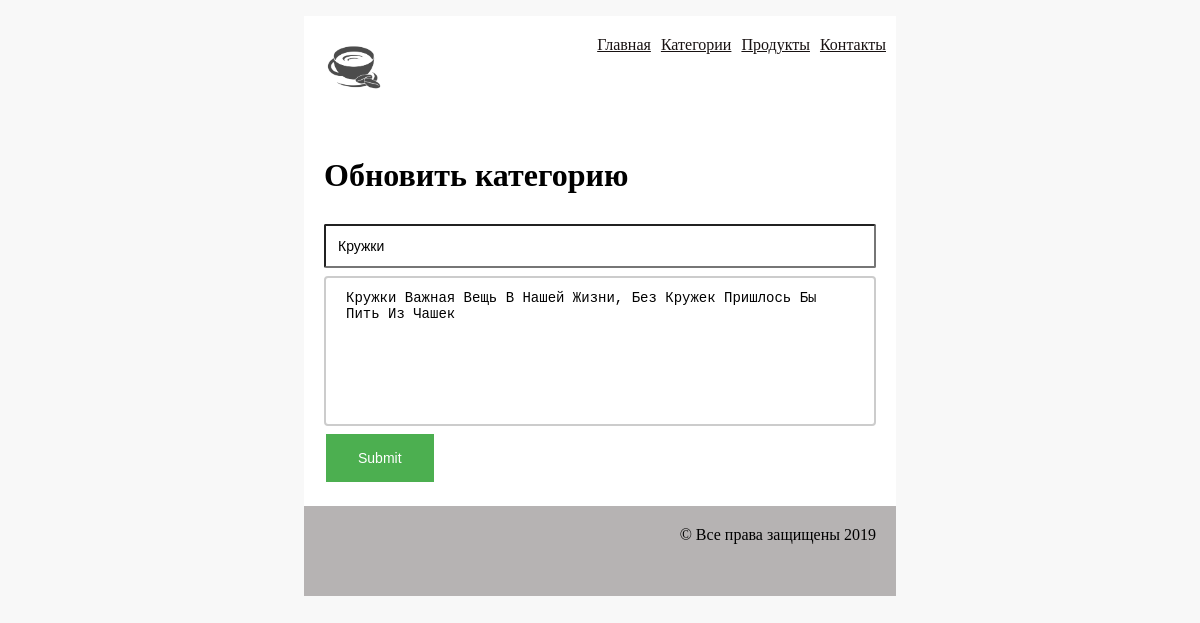
Before: /category/1/update/ with the older database file.
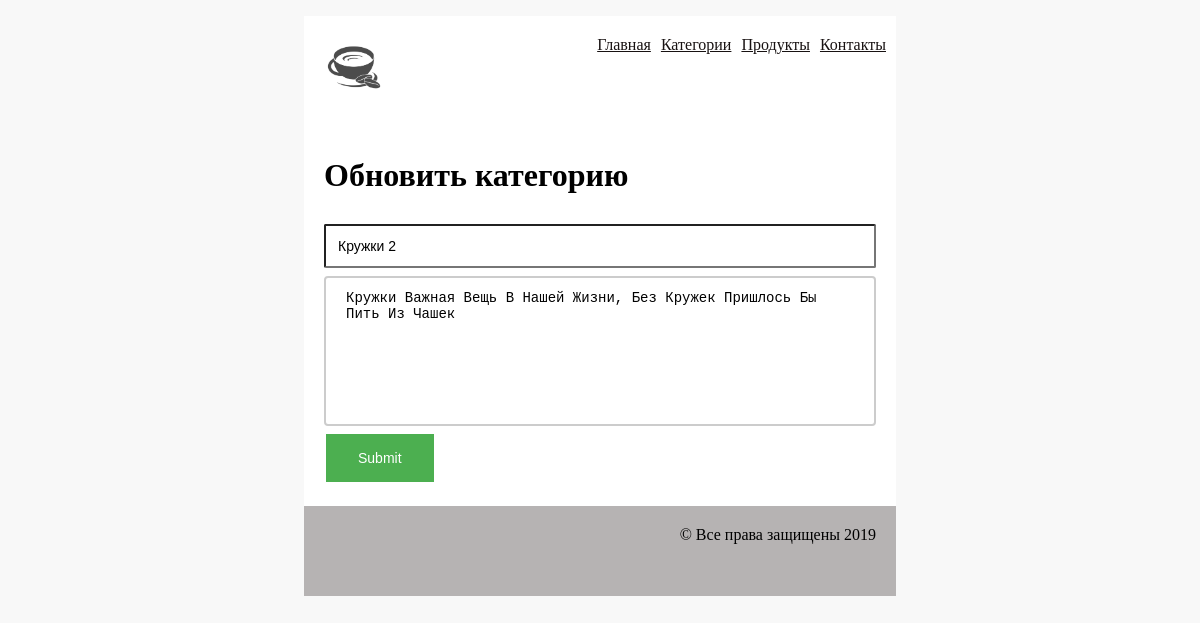
After: the same page with the newer database file.
### products/models/ProductCategory.py (models this page shows, shortened)
class ProductCategory(models.Model):
    name = models.CharField(verbose_name='имя продукта', max_length=128, unique=True)
    description = models.TextField(verbose_name='описание продукта', blank=True)

### products/views/category.py (the view)
class CategoryUpdate (UpdateView):
    model = ProductCategory
    template_name = 'category/update.html'
    fields = ['name','description']
    success_url = reverse_lazy('category:list')

### products/templates/category/update.html
{% extends "mainapp/base.html" %}
{% load staticfiles %}
{% block content %}
<div class='content'>
    <h1>Обновить категорию</h1>
    {% include "components/form.html" %}
</div>
{% endblock content %}

### mainapp/templates/components/form.html (shortened to what this page needs)
<form method="POST" enctype="multipart/form-data">
    {% for field in form %}
    <div>
        {{ field }}
    </div>
    {% endfor %}
    <input type="submit">
</form>

Changed rows visible on the page:
changed ProductCategory "Кружки важная вещь в нашей жизни, без кружек пришлось бы пить из чашек": name "Кружки" → "Кружки 2"
